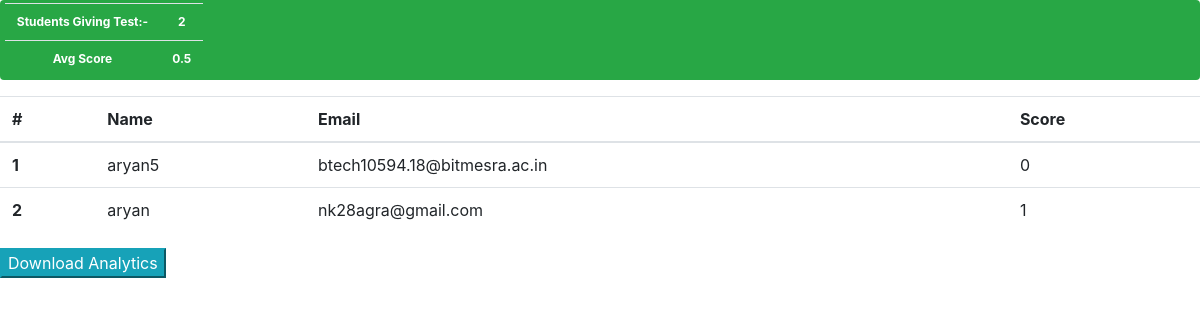
The app's page /analytics/4 (signed in) with its own data.
### quizer/models.py (models this page shows)
class UsersGivingTest(models.Model):
    quiz = models.ForeignKey(Quiz, on_delete=models.CASCADE)
    user = models.ForeignKey(User, on_delete=models.CASCADE)
    score = models.SmallIntegerField()
    questions_not_attempted = models.CharField(
        max_length=2000,
        verbose_name="question_list",
        validators=[validate_comma_separated_integer_list]
    )

### quizer/views.py (the view)
# urls.py: path('analytics/<int:id>',SeeAnalytics, name='analytics'),
@login_required(login_url='/accounts/login/')
def SeeAnalytics(request, id):
    quiz = Quiz.objects.get(pk=id)
    if(quiz.admin == request.user):
        li = quiz.usersgivingtest_set.all()
        return render(request, 'quiz_results.html', {"list": li, "id": id})
        pass
    else:
        return HttpResponse(400)

### quizer/templates/quiz_results.html (shortened to what this page needs)
<html>
<head>
<link rel="stylesheet" href="https://stackpath.bootstrapcdn.com/bootstrap/4.3.1/css/bootstrap.min.css">
</head>
<body>
<table class="badge badge-success table">
<tr>
<td>Students Giving Test:-</td>
<td>{{list|length}}</td>
</tr>
<tr>
<td>Avg Score</td>
<td id="avg"></td>
</tr>
<table class="table">
  <thead>
    <tr>
      <th scope="col">#</th>
      <th scope="col">Name</th>
      <th scope="col">Email</th>
      <th scope="col">Score</th>
    </tr>
  </thead>
  <tbody>
  {% for x in list%}
    <tr>
      <th scope="row">{{forloop.counter}}</th>
      <td>{{x.user.username}}</td>
      <td>{{x.user.email}}</td>
      <td>{{x.score}}</td>
    </tr>
    {% endfor %}
  </tbody>
</table>
<button class="btn-info" onclick="window.location='download/{{id}}'">Download Analytics</button>
</body>
</html>

### records on screen
UsersGivingTest: user.username "aryan5", user.email "btech10594.18@bitmesra.ac.in", score "0"
UsersGivingTest: user.username "aryan", user.email "nk28agra@gmail.com", score "1"

### other values on screen
{{ list|length }} "2"
